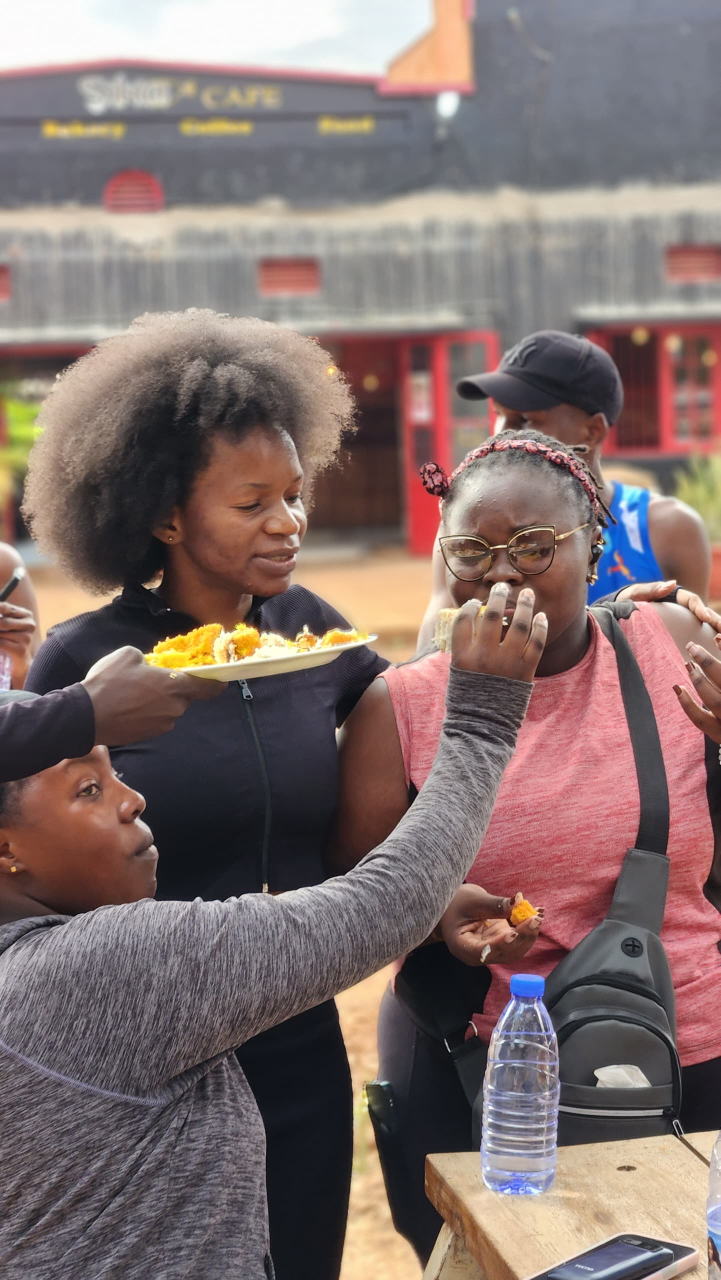
#> input picture assets/gallery/bd1.jpg, 1441 x 2560 px (shown at 1/2 size)
$ python prepare_images.py --in ../assets/gallery
#> lines starting #> are read from the running program, lines starting #| are printed output that depends on the picture
#!/usr/bin/env python3
"""
prepare_images.py  |  turn a folder of big phone photos into small web photos, and write the lines you paste into the site.

WHAT IT DOES
  1. Reads every .jpg .jpeg .png .webp in the input folder.
  2. Fixes rotation, REMOVES hidden data (GPS location, camera info) and resizes to a web size.
  3. Saves two files per photo as WebP:  assets/photos/<name>.webp (big) and assets/photos/thumbs/<name>.webp (small).
  4. Writes photos.csv  (paste into the Google Sheet tab "photos") and photos.js (paste into js/data/photos.js).
  5. Optional --sheet makes contact-sheet images with numbers, so you can pick your best 30 to 40 from 200+.

HOW TO RUN (needs Python 3 and Pillow:  pip install pillow)
  python tools/prepare_images.py --in my_photos --out assets/photos --tag people
  python tools/prepare_images.py --in my_photos --sheet           # contact sheets only, to choose photos first
Options: --width 1600  --thumb 600  --quality 78  --tag people  --limit 40
iPhone HEIC files: export or convert them to JPG first (Photos app > Export), or  pip install pillow-heif  then rename.
"""
import argparse, csv, os, re, sys
from pathlib import Path
try:
    from PIL import Image, ImageOps, ImageDraw
except ImportError:
    sys.exit("Pillow is missing. Run:  pip install pillow")

EXT = {'.jpg', '.jpeg', '.png', '.webp'}

def slug(name):
    s = re.sub(r'[^a-z0-9]+', '-', name.lower()).strip('-')
    return s or 'photo'

def load(path):
    im = Image.open(path); im = ImageOps.exif_transpose(im)      # fix rotation
#> in load, im is the input picture: PIL image 1441x2560 RGB; mean R, G, B 129.4, 111.5, 109.1
    if im.mode not in ('RGB', 'RGBA'): im = im.convert('RGB')
    return im

def fit(im, width):
    if im.width <= width: return im.copy()
    return im.resize((width, round(im.height * width / im.width)), Image.LANCZOS)

def contact_sheets(files, outdir, per=30, cols=6, cell=260):
    outdir.mkdir(parents=True, exist_ok=True); rows = per // cols
    for s in range(0, len(files), per):
        sheet = Image.new('RGB', (cols * cell, rows * (cell + 22)), (20, 28, 30)); d = ImageDraw.Draw(sheet)
        for k, f in enumerate(files[s:s + per]):
            try: im = ImageOps.fit(load(f).convert('RGB'), (cell - 6, cell - 6))
            except Exception: continue
            x, y = (k % cols) * cell, (k // cols) * (cell + 22); sheet.paste(im, (x + 3, y + 3))
            d.text((x + 6, y + cell), f"{s + k + 1}  {f.name[:28]}", fill=(235, 235, 235))
        p = outdir / f"contact-sheet-{s // per + 1}.jpg"; sheet.save(p, quality=80); print('wrote', p)

def main():
    a = argparse.ArgumentParser(description='Resize photos for the We Run Jinja site')
    a.add_argument('--in', dest='src', required=True, help='folder with your original photos')
    a.add_argument('--out', default='assets/photos', help='output folder (default assets/photos)')
    a.add_argument('--width', type=int, default=1600); a.add_argument('--thumb', type=int, default=600)
    a.add_argument('--quality', type=int, default=78); a.add_argument('--tag', default='people', help='tag for every photo (see js/data/photos.js)')
    a.add_argument('--limit', type=int, default=0, help='only process the first N photos'); a.add_argument('--sheet', action='store_true', help='make numbered contact sheets only')
    o = a.parse_args()
    files = sorted(p for p in Path(o.src).rglob('*') if p.suffix.lower() in EXT)
    if not files: sys.exit(f'No photos found in {o.src}')
    if o.limit: files = files[:o.limit]
    print(f'{len(files)} photos found')
    if o.sheet: return contact_sheets(files, Path('contact-sheets'))
    out = Path(o.out); (out / 'thumbs').mkdir(parents=True, exist_ok=True); rows = []; used = set()
    for f in files:
        try: im = load(f)
        except Exception as e: print('skip', f.name, e); continue
        base = slug(f.stem); n = base; i = 2
        while n in used: n = f'{base}-{i}'; i += 1
        used.add(n)
        fit(im, o.width).convert('RGB').save(out / f'{n}.webp', 'WEBP', quality=o.quality, method=6)      # no EXIF is written
        fit(im, o.thumb).convert('RGB').save(out / 'thumbs' / f'{n}.webp', 'WEBP', quality=o.quality - 6, method=6)
#> call 2 of fit, with width = 600
#> in fit (call 2), `return im.resize((width, round(im.height * width / im.width)), Image.L..`:
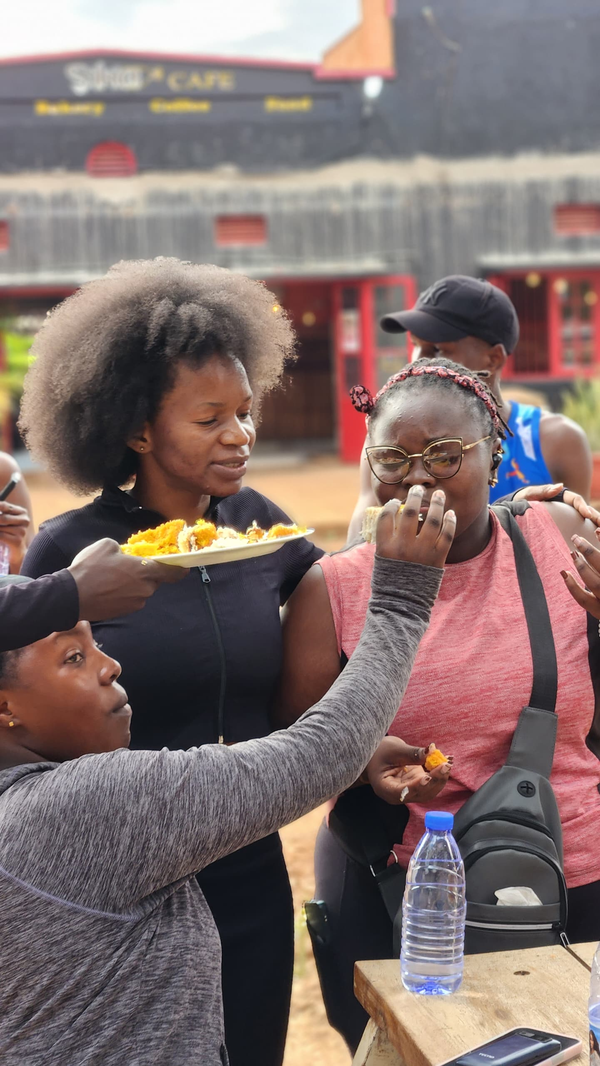
#> returned value: PIL image 600x1066 RGB; mean R, G, B 129.4, 111.5, 109.1
        rows.append({'id': n, 'src': f'{o.out}/{n}.webp', 'alt': 'Club members on a run', 'caption': '', 'tag': o.tag, 'show': 'TRUE'})
        print('ok', n, f'{(out / (n + ".webp")).stat().st_size // 1024} KB')
#> pass 2 of the loop in main, `for f in files:`:
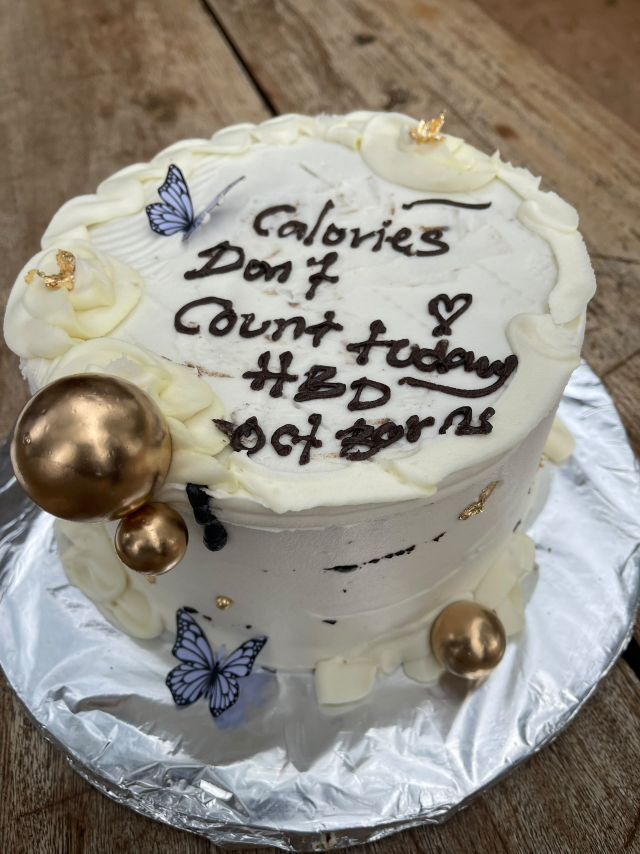
#> input picture assets/gallery/bd2.jpg, 1920 x 2560 px (shown at 1/3 size)
#> in load, im is the input picture: PIL image 1920x2560 RGB; mean R, G, B 146.9, 141.5, 131.2
#> in fit (call 4), `return im.resize((width, round(im.height * width / im.width)), Image.L..`:
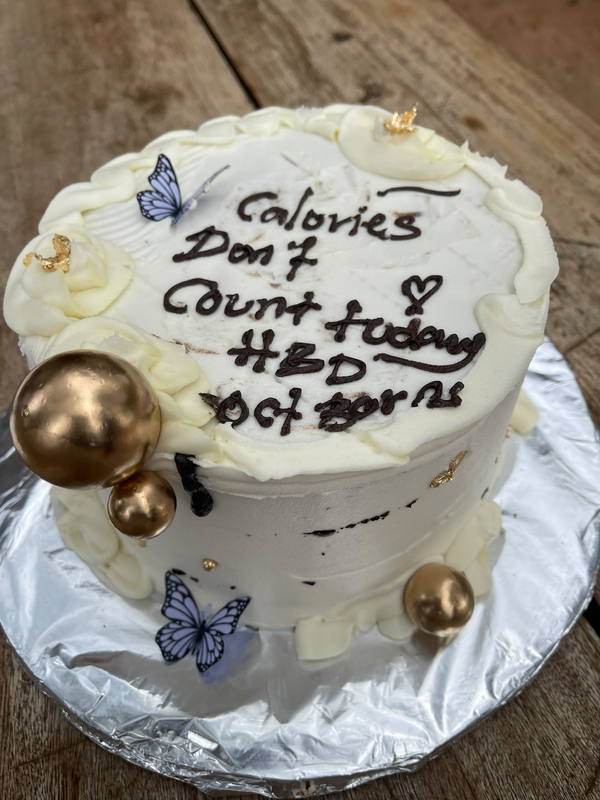
#> returned value: PIL image 600x800 RGB; mean R, G, B 146.9, 141.5, 131.2
    with open('photos.csv', 'w', newline='', encoding='utf-8') as fh:
        w = csv.DictWriter(fh, fieldnames=['id', 'src', 'alt', 'caption', 'tag', 'show']); w.writeheader(); w.writerows(rows)
    with open('photos.js', 'w', encoding='utf-8') as fh:
        fh.write('/* paste these lines inside WRJ.data.photos = [ ... ]  (js/data/photos.js). Then edit alt and caption. */\n')
        for r in rows: fh.write("  { id: '%s', src: '%s', alt: '%s', caption: '%s', tag: '%s' },\n" % (r['id'], r['src'], r['alt'], r['caption'], r['tag']))
    print(f'\nDone: {len(rows)} photos in {o.out}. Now open photos.csv or photos.js, write a short alt text and caption for each, and set the right tag.')

if __name__ == '__main__': main()
